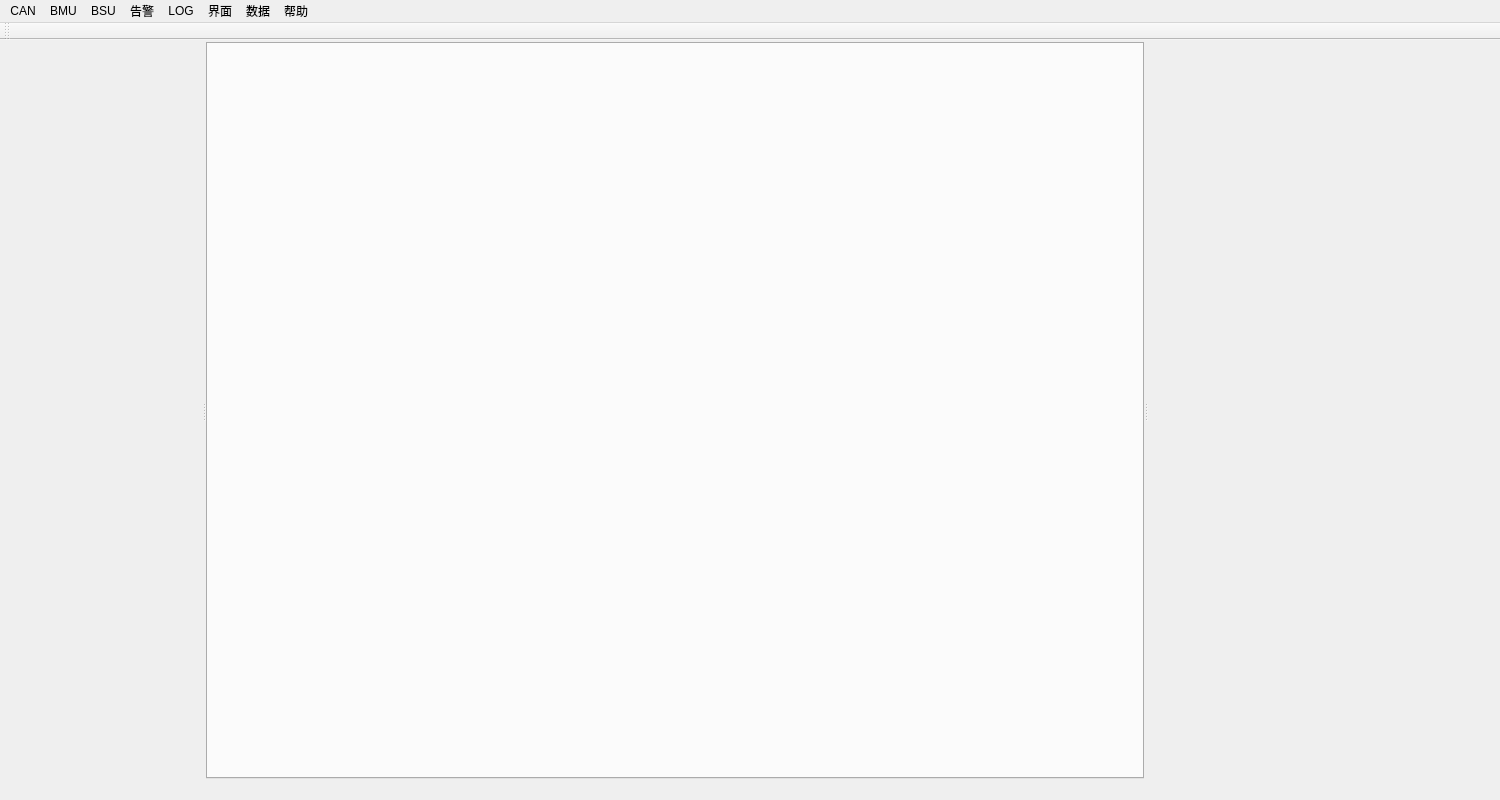
<?xml version="1.0" encoding="UTF-8"?>
<ui version="4.0">
 <class>MainWindow</class>
 <widget class="QMainWindow" name="MainWindow">
  <property name="windowModality">
   <enum>Qt::NonModal</enum>
  </property>
  <property name="geometry">
   <rect>
    <x>0</x>
    <y>0</y>
    <width>1500</width>
    <height>800</height>
   </rect>
  </property>
  <property name="minimumSize">
   <size>
    <width>1500</width>
    <height>800</height>
   </size>
  </property>
  <property name="windowTitle">
   <string>科列BMS调试软件</string>
  </property>
  <property name="iconSize">
   <size>
    <width>96</width>
    <height>96</height>
   </size>
  </property>
  <widget class="QWidget" name="mainWidget">
   <property name="focusPolicy">
    <enum>Qt::NoFocus</enum>
   </property>
   <property name="layoutDirection">
    <enum>Qt::LeftToRight</enum>
   </property>
   <property name="autoFillBackground">
    <bool>false</bool>
   </property>
   <layout class="QGridLayout" name="gridLayout">
    <property name="leftMargin">
     <number>2</number>
    </property>
    <property name="topMargin">
     <number>2</number>
    </property>
    <property name="rightMargin">
     <number>2</number>
    </property>
    <property name="bottomMargin">
     <number>2</number>
    </property>
    <item row="0" column="0">
     <widget class="QSplitter" name="splitter">
      <property name="orientation">
       <enum>Qt::Horizontal</enum>
      </property>
      <widget class="canItemsTree" name="treeWidget" native="true">
       <property name="minimumSize">
        <size>
         <width>200</width>
         <height>0</height>
        </size>
       </property>
       <property name="maximumSize">
        <size>
         <width>200</width>
         <height>16777215</height>
        </size>
       </property>
      </widget>
      <widget class="QStackedWidget" name="stackedWidget">
       <property name="minimumSize">
        <size>
         <width>0</width>
         <height>0</height>
        </size>
       </property>
       <property name="maximumSize">
        <size>
         <width>16777215</width>
         <height>16777215</height>
        </size>
       </property>
       <widget class="QWidget" name="page_BMS">
        <layout class="QGridLayout" name="gridLayout_2">
         <property name="leftMargin">
          <number>0</number>
         </property>
         <property name="topMargin">
          <number>0</number>
         </property>
         <property name="rightMargin">
          <number>0</number>
         </property>
         <property name="bottomMargin">
          <number>0</number>
         </property>
         <item row="0" column="0">
          <widget class="bmuMainTabWidget" name="tabWidget_BMS">
           <property name="sizePolicy">
            <sizepolicy hsizetype="Preferred" vsizetype="Preferred">
             <horstretch>0</horstretch>
             <verstretch>0</verstretch>
            </sizepolicy>
           </property>
          </widget>
         </item>
        </layout>
       </widget>
       <widget class="QWidget" name="page_BTS">
        <layout class="QGridLayout" name="gridLayout_6">
         <property name="leftMargin">
          <number>0</number>
         </property>
         <property name="topMargin">
          <number>0</number>
         </property>
         <property name="rightMargin">
          <number>0</number>
         </property>
         <property name="bottomMargin">
          <number>0</number>
         </property>
         <item row="0" column="0">
          <widget class="btsMainTabWidget" name="tabWidget_BTS">
           <property name="sizePolicy">
            <sizepolicy hsizetype="Preferred" vsizetype="Preferred">
             <horstretch>0</horstretch>
             <verstretch>0</verstretch>
            </sizepolicy>
           </property>
          </widget>
         </item>
        </layout>
       </widget>
       <widget class="QWidget" name="page_BSU">
        <layout class="QGridLayout" name="gridLayout_3">
         <property name="leftMargin">
          <number>0</number>
         </property>
         <property name="topMargin">
          <number>0</number>
         </property>
         <property name="rightMargin">
          <number>0</number>
         </property>
         <property name="bottomMargin">
          <number>0</number>
         </property>
         <item row="0" column="0">
          <widget class="bsuMainTabWidget" name="tabWidget_BSU">
           <property name="currentIndex">
            <number>-1</number>
           </property>
          </widget>
         </item>
        </layout>
       </widget>
       <widget class="QWidget" name="page_BSU_VID">
        <layout class="QGridLayout" name="gridLayout_4">
         <property name="leftMargin">
          <number>0</number>
         </property>
         <property name="topMargin">
          <number>0</number>
         </property>
         <property name="rightMargin">
          <number>0</number>
         </property>
         <property name="bottomMargin">
          <number>0</number>
         </property>
         <item row="0" column="0">
          <widget class="bsuVIDTabWidget" name="tabWidget_BSU_VID"/>
         </item>
        </layout>
       </widget>
       <widget class="QWidget" name="page_BSU_PID">
        <layout class="QGridLayout" name="gridLayout_5">
         <property name="leftMargin">
          <number>0</number>
         </property>
         <property name="topMargin">
          <number>0</number>
         </property>
         <property name="rightMargin">
          <number>0</number>
         </property>
         <property name="bottomMargin">
          <number>0</number>
         </property>
         <item row="0" column="0">
          <widget class="bsuPIDTabWidget" name="tabWidget_BSU_PID"/>
         </item>
        </layout>
       </widget>
      </widget>
      <widget class="mainSider" name="widget_sider" native="true">
       <property name="sizePolicy">
        <sizepolicy hsizetype="Expanding" vsizetype="Expanding">
         <horstretch>0</horstretch>
         <verstretch>0</verstretch>
        </sizepolicy>
       </property>
       <property name="minimumSize">
        <size>
         <width>350</width>
         <height>0</height>
        </size>
       </property>
       <property name="maximumSize">
        <size>
         <width>350</width>
         <height>16777215</height>
        </size>
       </property>
      </widget>
     </widget>
    </item>
   </layout>
  </widget>
  <widget class="QMenuBar" name="menuBar">
   <property name="geometry">
    <rect>
     <x>0</x>
     <y>0</y>
     <width>1500</width>
     <height>23</height>
    </rect>
   </property>
   <widget class="QMenu" name="menu_CAN">
    <property name="title">
     <string>CAN</string>
    </property>
    <addaction name="action_OpenCAN"/>
    <addaction name="action_CloseCAN"/>
    <addaction name="action_ResetCAN"/>
   </widget>
   <widget class="QMenu" name="menu_BMU">
    <property name="title">
     <string>BMU</string>
    </property>
    <addaction name="action_SyncSet"/>
    <addaction name="separator"/>
    <addaction name="action_SyncTime"/>
    <addaction name="action_SaveParm"/>
    <addaction name="action_RedoParm"/>
    <addaction name="separator"/>
    <addaction name="actionEEPROM"/>
   </widget>
   <widget class="QMenu" name="menu_BSU">
    <property name="title">
     <string>BSU</string>
    </property>
    <addaction name="action_BSU_ADDR"/>
   </widget>
   <widget class="QMenu" name="menu_Warn">
    <property name="title">
     <string>告警</string>
    </property>
    <addaction name="action_WarnParm"/>
    <addaction name="separator"/>
    <addaction name="action_ActWarn"/>
    <addaction name="action_HistoryWarn"/>
   </widget>
   <widget class="QMenu" name="menu_Log">
    <property name="title">
     <string>LOG</string>
    </property>
    <addaction name="actionLOG"/>
   </widget>
   <widget class="QMenu" name="menu_UI">
    <property name="title">
     <string>界面</string>
    </property>
    <addaction name="action_Sider"/>
   </widget>
   <widget class="QMenu" name="menu_Data">
    <property name="title">
     <string>数据</string>
    </property>
    <addaction name="action_AutoSave"/>
    <addaction name="action_plot"/>
   </widget>
   <widget class="QMenu" name="menu_Help">
    <property name="title">
     <string>帮助</string>
    </property>
    <addaction name="action_Help"/>
    <addaction name="action_About"/>
   </widget>
   <addaction name="menu_CAN"/>
   <addaction name="menu_BMU"/>
   <addaction name="menu_BSU"/>
   <addaction name="menu_Warn"/>
   <addaction name="menu_Log"/>
   <addaction name="menu_UI"/>
   <addaction name="menu_Data"/>
   <addaction name="menu_Help"/>
  </widget>
  <widget class="QToolBar" name="mainToolBar">
   <attribute name="toolBarArea">
    <enum>TopToolBarArea</enum>
   </attribute>
   <attribute name="toolBarBreak">
    <bool>false</bool>
   </attribute>
  </widget>
  <widget class="QStatusBar" name="statusBar">
   <property name="sizePolicy">
    <sizepolicy hsizetype="Preferred" vsizetype="Fixed">
     <horstretch>0</horstretch>
     <verstretch>0</verstretch>
    </sizepolicy>
   </property>
   <property name="sizeGripEnabled">
    <bool>false</bool>
   </property>
  </widget>
  <action name="action_Help">
   <property name="text">
    <string>帮助</string>
   </property>
   <property name="visible">
    <bool>false</bool>
   </property>
  </action>
  <action name="action_About">
   <property name="text">
    <string>关于</string>
   </property>
  </action>
  <action name="action_OpenCAN">
   <property name="text">
    <string>打开CAN</string>
   </property>
  </action>
  <action name="action_CloseCAN">
   <property name="enabled">
    <bool>false</bool>
   </property>
   <property name="text">
    <string>关闭CAN</string>
   </property>
  </action>
  <action name="action_ResetCAN">
   <property name="enabled">
    <bool>false</bool>
   </property>
   <property name="text">
    <string>复位CAN</string>
   </property>
  </action>
  <action name="action_SyncSet">
   <property name="text">
    <string>同步配置信息</string>
   </property>
  </action>
  <action name="action_SyncTime">
   <property name="text">
    <string>校准时间</string>
   </property>
  </action>
  <action name="action_SaveParm">
   <property name="text">
    <string>保存当前参数</string>
   </property>
  </action>
  <action name="action_RedoParm">
   <property name="text">
    <string>恢复默认参数</string>
   </property>
  </action>
  <action name="action_WarnParm">
   <property name="text">
    <string>告警参数设置</string>
   </property>
  </action>
  <action name="action_ActWarn">
   <property name="text">
    <string>活动告警</string>
   </property>
  </action>
  <action name="action_HistoryWarn">
   <property name="text">
    <string>历史告警</string>
   </property>
  </action>
  <action name="actionLOG">
   <property name="text">
    <string>LOG设置</string>
   </property>
  </action>
  <action name="action_Sider">
   <property name="enabled">
    <bool>false</bool>
   </property>
   <property name="text">
    <string>左导航</string>
   </property>
   <property name="visible">
    <bool>false</bool>
   </property>
  </action>
  <action name="action_AutoSave">
   <property name="text">
    <string>自动保存CAN数据帧</string>
   </property>
   <property name="toolTip">
    <string>自动保存CAN数据帧</string>
   </property>
  </action>
  <action name="action_BSU_ADDR">
   <property name="text">
    <string>修改BSU地址</string>
   </property>
  </action>
  <action name="actionEEPROM">
   <property name="text">
    <string>EEPROM</string>
   </property>
   <property name="toolTip">
    <string>EEPROM</string>
   </property>
  </action>
  <action name="action_plot">
   <property name="text">
    <string>数据绘图</string>
   </property>
  </action>
 </widget>
 <layoutdefault spacing="6" margin="11"/>
 <customwidgets>
  <customwidget>
   <class>mainSider</class>
   <extends>QWidget</extends>
   <header>ui_class/mainsider.h</header>
   <container>1</container>
  </customwidget>
  <customwidget>
   <class>bmuMainTabWidget</class>
   <extends>QTabWidget</extends>
   <header>ui_class/bmumaintabwidget.h</header>
   <container>1</container>
  </customwidget>
  <customwidget>
   <class>canItemsTree</class>
   <extends>QWidget</extends>
   <header>ui_class/canitemstree.h</header>
   <container>1</container>
  </customwidget>
  <customwidget>
   <class>bsuMainTabWidget</class>
   <extends>QTabWidget</extends>
   <header>ui_class/bsumaintabwidget.h</header>
   <container>1</container>
  </customwidget>
  <customwidget>
   <class>bsuVIDTabWidget</class>
   <extends>QTabWidget</extends>
   <header>ui_class/bsuvidtabwidget.h</header>
   <container>1</container>
  </customwidget>
  <customwidget>
   <class>bsuPIDTabWidget</class>
   <extends>QTabWidget</extends>
   <header>ui_class/bsupidtabwidget.h</header>
   <container>1</container>
  </customwidget>
  <customwidget>
   <class>btsMainTabWidget</class>
   <extends>QTabWidget</extends>
   <header>ui_class/btsmaintabwidget.h</header>
   <container>1</container>
  </customwidget>
 </customwidgets>
 <resources/>
 <connections/>
</ui>
